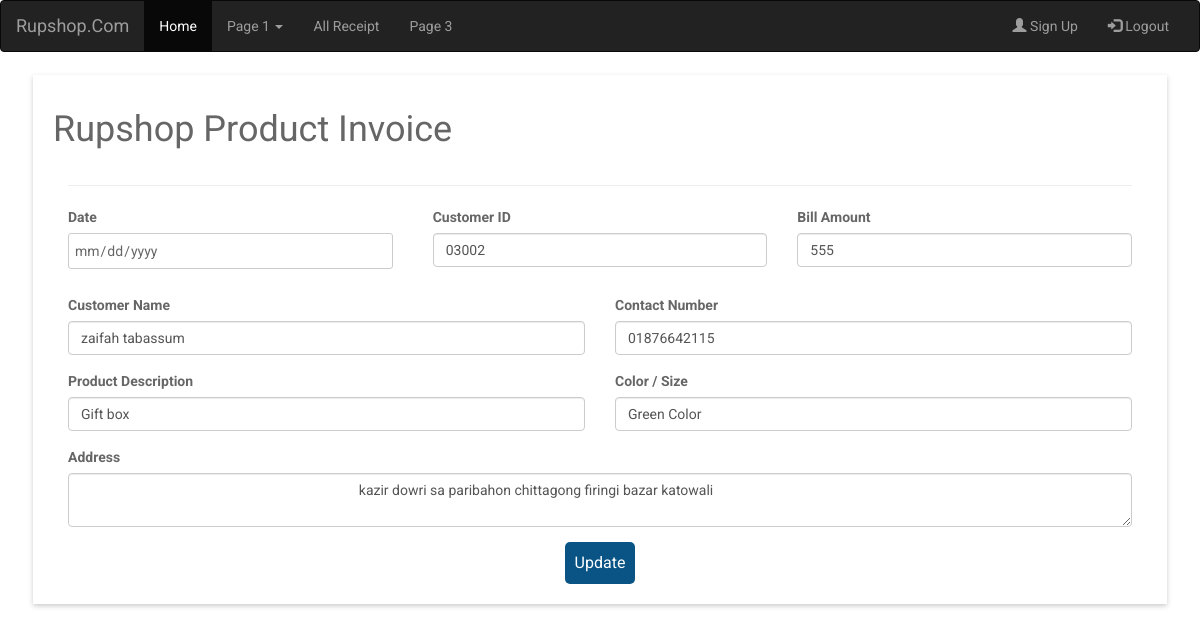
The page /editreceipt.php?rid=2 (signed in) on the database its author committed.
### tables this page shows
CREATE TABLE `receipt` (
  `receipt_id` int(255) NOT NULL,
  `cre_date` varchar(100) NOT NULL,
  `customer_id` varchar(250) NOT NULL,
  `bill_amount` varchar(200) NOT NULL,
  `customer_name` varchar(100) NOT NULL,
  `contact_number` varchar(100) NOT NULL,
  `p_description` varchar(255) NOT NULL,
  `color_size` varchar(100) NOT NULL,
  `address` varchar(100) NOT NULL
);

### editreceipt.php (the view, shortened to what this page needs)
<?php
  include 'db.php';
	if (!empty($_GET)) {
	    $rid = $_GET['rid'];
	    $query = "SELECT *FROM receipt WHERE receipt_id = '$rid'";
	    $res = mysqli_query($link, $query);
	    $data = mysqli_fetch_assoc($res);
	}
?>
<!DOCTYPE html>
<html>
  <head>
    <link rel="stylesheet" href="https://use.fontawesome.com/releases/v5.5.0/css/all.css">
      <link rel="stylesheet" href="https://maxcdn.bootstrapcdn.com/bootstrap/3.4.0/css/bootstrap.min.css">
    <link rel="stylesheet" href="assets/css/style.css">
  </head>
  <body>
	<nav class="navbar navbar-inverse">
	  <div class="container-fluid">
	    <div class="navbar-header">
	      <a class="navbar-brand" href="#">Rupshop.Com</a>
	    </div>
	    <div class="collapse navbar-collapse" id="myNavbar">
	      <ul class="nav navbar-nav">
	        <li class="active"><a href="#">Home</a></li>
	        <li class="dropdown">
	          <a class="dropdown-toggle" data-toggle="dropdown" href="#">Page 1 <span class="caret"></span></a>
	        </li>
	        <li><a href="allreport.php">All Receipt</a></li>
	        <li><a href="#">Page 3</a></li>
	      </ul>
	      <ul class="nav navbar-nav navbar-right">
	        <li><a href="registration.php"><span class="glyphicon glyphicon-user"></span> Sign Up</a></li>
	        <li><a href="logout.php"><span class="glyphicon glyphicon-log-in"></span> Logout</a></li>
	      </ul>
	    </div>
	  </div>
	</nav>
<div class="container">
	<div class="row">
		<div class="col-md-12">
			<div class="testbox">
				<form action="" method="post">
					<h1>Rupshop Product Invoice</h1>
					<div class="col-md-12">
						<hr>
					</div>
					<div class="col-md-12">
						<div class="row">
							<div class="col-md-4">
								<div class="form-group">
									<label>Date</label>
									<input type="date" name="pdate" required/>
								</div>
							</div>
							<div class="col-md-4">
								<div class="form-group">
									<label>Customer ID</label>
									<input type="text" name="cid" value="<?php echo $data['customer_id']?>" class="form-control" required>
								</div>
							</div>
							<div class="col-md-4">
								<div class="form-group">
									<label>Bill Amount</label>
									<input type="text" name="bill" value="<?php echo $data['bill_amount']?>" class="form-control" required>
								</div>
							</div>
						</div>
					</div>
					<div class="col-md-12">
						<div class="row">
							<div class="col-md-6">
								<div class="form-group">
									<label>Customer Name</label>
									<input type="text" name="cname" value="<?php echo $data['customer_name']?>" class="form-control" required>
								</div>
							</div>
							<div class="col-md-6">
								<div class="form-group">
									<label>Contact Number</label>
									<input type="text" name="contact" value="<?php echo $data['contact_number']?>" class="form-control" required>
								</div>
							</div>
						</div>
					</div>
					<div class="col-md-12">
						<div class="row">
							<div class="col-md-6">
								<div class="form-group">
									<label>Product Description</label>
									<input type="text" name="pdes" value="<?php echo $data['p_description']?>" class="form-control" required>
								</div>
							</div>
							<div class="col-md-6">
								<div class="form-group">
									<label>Color / Size</label>
									<input type="text" name="color" value="<?php echo $data['color_size']?>" class="form-control" required>
								</div>
							</div>
						</div>
					</div>
					<div class="col-md-12">
						<div class="row">
							<div class="col-md-12">
								<div class="form-group">
									<label>Address</label>
									<textarea type="text" name="address" class="form-control" rows="2" required>
										<?php echo $data['address']?>
									</textarea>
								</div>
							</div>
						</div>
					</div>
					<div class="btn-block">
						<button type="submit" name="submit" value="Update">Update</button>
					</div>
				</form>
    </div>
		</div>
	</div>
</div>
</body>
</html>

### assets/css/style.css (style rules this page uses)
html, body { min-height: 100%; }
body, div, form, input, select, p { padding: 0; margin: 0; outline: none; font-family: Roboto, Arial, sans-serif; font-size: 14px; color: #666; line-height: 22px; }
h1 { margin: 15px 0; font-weight: 400; }
.testbox { display: flex; justify-content: center; align-items: center; height: inherit; padding: 3px; }
form { width: 100%; padding: 20px; background: #fff; box-shadow: 0 2px 5px #ccc; }
input, select, textarea { margin-bottom: 10px; border: 1px solid #ccc; border-radius: 3px; }
input { width: calc(100% - 10px); padding: 5px; }
textarea { width: calc(100% - 6px); }
.btn-block { margin-top: 20px; text-align: center; }
button { width: auto; padding: 10px; border: none; -webkit-border-radius: 5px; -moz-border-radius: 5px; border-radius: 5px; background-color: #095484; font-size: 16px; color: #fff; cursor: pointer; }

### rows shown on the page
receipt: cid "03002", bill "555", cname "zaifah tabassum", contact "01876642115", pdes "Gift box", color "Green Color", address "kazir dowri sa paribahon chittagong firingi bazar katowali"
